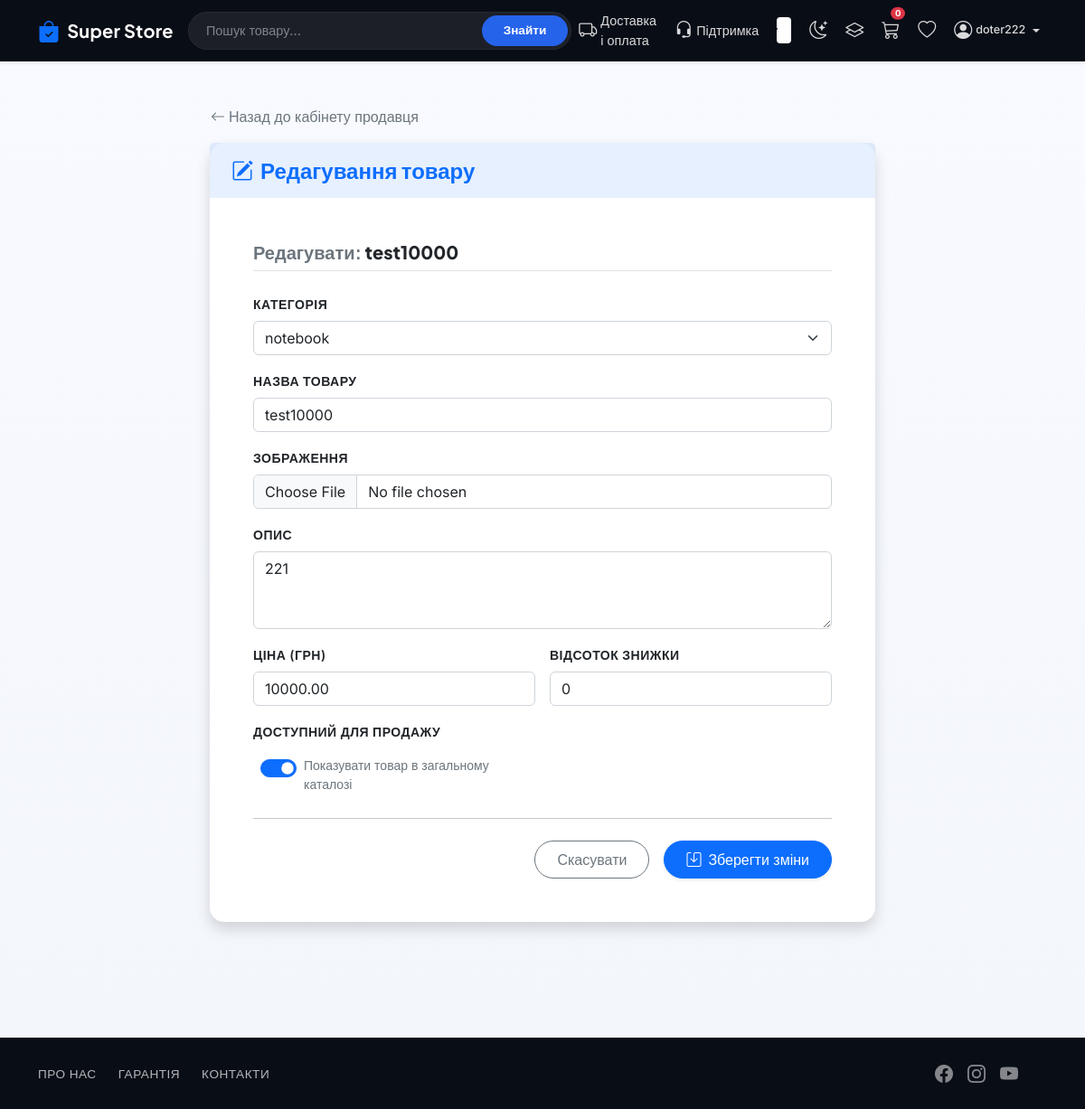
The app's page /edit/10/ (signed in) with its own data.
### products/models.py (models this page shows, shortened)
class Product(models.Model):
    owner = models.ForeignKey(
        settings.AUTH_USER_MODEL,
        related_name="user_products",
        on_delete=models.CASCADE,
        null=True,
        blank=True,
    )
    category = models.ForeignKey(Category, related_name='products', on_delete=models.CASCADE)
    name = models.CharField(max_length=200)
    slug = models.SlugField(max_length=200)
    image = models.ImageField(upload_to='products/%Y/%m/%d', blank=True)
    description = models.TextField(blank=True)
    price = models.DecimalField(max_digits=10, decimal_places=2)
    discount_percent = models.PositiveSmallIntegerField(
        default=0,
        validators=[MaxValueValidator(90)],
    )
    available = models.BooleanField(default=True)
    created = models.DateTimeField(auto_now_add=True)
    updated = models.DateTimeField(auto_now=True)

### products/views.py (the view)
# urls.py: path('edit/<int:id>/', views.product_edit, name='product_edit'),
@login_required
def product_edit(request, id):
    if not request.user.is_staff:
        messages.error(request, "Лише продавці мають право редагувати товари.")
        return redirect('products:product_list')
    product = get_object_or_404(Product, id=id)
    if product.owner != request.user and not request.user.is_superuser:
        messages.error(request, "Ви не є власником цього товару.")
        return redirect('accounts:seller_dashboard')
    if request.method == 'POST':
        form = ProductForm(request.POST, request.FILES, instance=product)
        if form.is_valid():
            product = form.save(commit=False)
            product.slug = slugify(product.name)
            product.save()
            messages.success(request, f"Товар '{product.name}' успішно оновлено.")
            return redirect('accounts:seller_dashboard')
    else:
        form = ProductForm(instance=product)
    return render(request, 'products/product/edit.html', {'form': form, 'product': product})

### cart/cart.py (called while the page is built)
    def __len__(self):
        return sum(item['quantity'] for item in self.cart.values())

### cart/context_processors.py (called while the page is built)
def cart(request):
    return {"cart": Cart(request)}

### products/models.py (called while the page is built)
    def __str__(self):
        return self.name

### products/templates/products/product/edit.html (shortened to what this page needs)
{% extends "base.html" %}
{% load i18n %}
{% block content %}
{% get_current_language as LANGUAGE_CODE %}
<div class="container my-5">
    <div class="row justify-content-center">
        <div class="col-12 col-lg-8">
            <a href="{% url 'accounts:seller_dashboard' %}" class="btn btn-link text-decoration-none text-muted mb-3 p-0">
                <i class="bi bi-arrow-left me-1"></i>{% if LANGUAGE_CODE == 'en' %}Back to seller dashboard{% else %}Назад до кабінету продавця{% endif %}
            </a>
            <div class="card shadow border-0 rounded-4">
                <div class="card-header bg-primary bg-opacity-10 py-3 border-0">
                    <h4 class="fw-bold mb-0 text-primary ps-2">
                        <i class="bi bi-pencil-square me-2"></i>{% if LANGUAGE_CODE == 'en' %}Edit Product{% else %}Редагування товару{% endif %}
                    </h4>
                </div>
                <div class="card-body p-4 p-md-5">
                    <h5 class="text-muted mb-4 border-bottom pb-2">{% if LANGUAGE_CODE == 'en' %}Edit:{% else %}Редагувати:{% endif %} <strong class="text-dark">{{ product.name }}</strong></h5>
                    <form method="post" enctype="multipart/form-data" class="needs-validation">
                        <div class="row g-3 mb-4">
                            {% for field in form %}
                                <div class="col-12 {% if field.name == 'price' or field.name == 'discount_percent' or field.name == 'available' %}col-md-6{% endif %}">
                                    <label for="{{ field.id_for_label }}" class="form-label fw-semibold small text-uppercase" style="letter-spacing: 0.5px;">
                                        {{ field.label }}
                                    </label>
                                    {% if field.field.widget.input_type == 'checkbox' %}
                                        <div class="form-check form-switch p-0 ps-5 mt-2">
                                            <input type="checkbox" name="{{ field.name }}" id="{{ field.id_for_label }}"
                                                   class="form-check-input" style="width: 2.5em; height: 1.25em;"
                                                   {% if field.value %}checked{% endif %}>
                                            <label class="form-check-label text-muted small ms-2" for="{{ field.id_for_label }}">
                                                {% if LANGUAGE_CODE == 'en' %}Show product in general catalog{% else %}Показувати товар в загальному каталозі{% endif %}
                                            </label>
                                        </div>
                                    {% else %}
                                        {{ field }}
                                    {% endif %}
                                </div>
                            {% endfor %}
                        </div>
                        <hr class="my-4">
                        <div class="d-flex justify-content-end gap-3">
                            <a href="{% url 'accounts:seller_dashboard' %}" class="btn btn-outline-secondary rounded-pill px-4 py-2">
                                {% if LANGUAGE_CODE == 'en' %}Cancel{% else %}Скасувати{% endif %}
                            </a>
                            <button type="submit" class="btn btn-primary rounded-pill px-4 py-2 shadow-sm">
                                <i class="bi bi-save me-2"></i>{% if LANGUAGE_CODE == 'en' %}Save Changes{% else %}Зберегти зміни{% endif %}
                            </button>
                        </div>
                    </form>
                </div>
            </div>
        </div>
    </div>
</div>
{% endblock %}

### templates/base.html (shortened to what this page needs)
{% load i18n %}
<!DOCTYPE html>
<html lang="{% get_current_language as LANGUAGE_CODE %}{{ LANGUAGE_CODE }}">
<head>
    <link href="https://cdn.jsdelivr.net/npm/bootstrap@5.3.0/dist/css/bootstrap.min.css" rel="stylesheet">
    <link rel="stylesheet" href="https://cdn.jsdelivr.net/npm/bootstrap-icons@1.11.0/font/bootstrap-icons.css">
</head>
<body>
    <nav class="navbar navbar-expand-lg navbar-dark navbar-custom py-2 shadow-sm mb-4">
        <div class="container">
            <a class="navbar-brand d-flex align-items-center gap-2" href="{% url 'products:product_list' %}">
                <i class="bi bi-bag-check-fill text-primary fs-4"></i>
                <span class="fw-bold tracking-tight">Super Store</span>
            </a>
            <div class="collapse navbar-collapse" id="navbarNav">
                <form class="d-flex mx-auto my-3 my-lg-0 search-form-custom" id="search-form" method="get" action="{% url 'products:product_list' %}" style="max-width: 480px; width: 100%;">
                    <input class="form-control search-input-custom" type="search" name="q" id="search-input" autocomplete="off"
                           placeholder="{% if LANGUAGE_CODE == 'en' %}Search products...{% else %}Пошук товару...{% endif %}" value="{{ query|default:'' }}">
                    <button class="btn btn-primary search-btn-custom" type="submit">{% if LANGUAGE_CODE == 'en' %}Search{% else %}Знайти{% endif %}</button>
                </form>
                <ul class="navbar-nav ms-auto align-items-center gap-1">
                    <li class="nav-item">
                        <a class="nav-link d-flex align-items-center gap-1 py-1 px-2" href="{% url 'products:shipping_payment' %}">
                            <i class="bi bi-truck fs-5"></i>
                            <span class="d-none d-xl-inline">{% if LANGUAGE_CODE == 'en' %}Shipping & Payment{% else %}Доставка і оплата{% endif %}</span>
                        </a>
                    </li>
                    <li class="nav-item">
                        <a class="nav-link d-flex align-items-center gap-1 py-1 px-2" href="{% url 'support:ticket_list' %}">
                            <i class="bi bi-headset fs-5"></i>
                            <span class="d-none d-xl-inline">{% if LANGUAGE_CODE == 'en' %}Support{% else %}Підтримка{% endif %}</span>
                        </a>
                    </li>
                    <li class="nav-item px-2 d-flex align-items-center">
                        <form action="{% url 'set_language' %}" method="post" class="d-inline">
                            <select name="language" onchange="this.form.submit()" class="form-select form-select-sm border-0 bg-transparent text-white fw-semibold px-2 py-1" style="cursor: pointer; font-size: 0.85rem; max-width: 65px; outline: none; box-shadow: none;">
                                {% get_available_languages as LANGUAGES %}
                                {% for lang in LANGUAGES %}
                                    <option value="{{ lang.0 }}" {% if lang.0 == LANGUAGE_CODE %}selected{% endif %} class="text-dark">
                                        {% if lang.0 == 'uk' %}UA{% else %}EN{% endif %}
                                    </option>
                                {% endfor %}
                            </select>
                        </form>
                    </li>
                    <li class="nav-item">
                        <button id="theme-toggle" class="btn btn-link text-white nav-link py-1 px-2" aria-label="Toggle Theme" style="border: none; background: none;">
                            <i class="bi bi-moon-stars fs-5" id="theme-icon-dark"></i>
                        </button>
                    </li>
                    <li class="nav-item">
                        <a href="{% url 'products:compare_list' %}" class="nav-link py-1 px-2 position-relative" title="{% if LANGUAGE_CODE == 'en' %}Product Comparison{% else %}Порівняння товарів{% endif %}">
                            <i class="bi bi-layers fs-5"></i>
                        </a>
                    </li>
                    <li class="nav-item">
                        <a class="nav-link py-1 px-2 position-relative" href="{% url 'cart:cart_detail' %}" id="cart-icon">
                            <i class="bi bi-cart3 fs-5"></i>
                            <span class="badge bg-danger position-absolute top-0 start-50 translate-middle-y rounded-circle" id="cart-count" style="font-size: 0.6rem; padding: 0.15rem 0.3rem;">{{ cart|length }}</span>
                        </a>
                    </li>
                    {% if user.is_authenticated %}
                        <li class="nav-item">
                            <a class="nav-link py-1 px-2" href="{% url 'products:wishlist_list' %}" title="{% if LANGUAGE_CODE == 'en' %}Wishlist{% else %}Бажане{% endif %}">
                                <i class="bi bi-heart fs-5"></i>
                            </a>
                        </li>
                        <li class="nav-item dropdown">
                            <a class="nav-link dropdown-toggle d-flex align-items-center gap-1 py-1 px-2" href="#" id="userDropdown" role="button" data-bs-toggle="dropdown">
                                <i class="bi bi-person-circle fs-5"></i>
                                <span class="small fw-medium">{{ user.username }}</span>
                            </a>
                        </li>
                    {% endif %}
                </ul>
            </div>
        </div>
    </nav>
    <main class="site-container">
        {% block content %}{% endblock %}
    </main>
    <footer class="footer-custom text-white mt-5 py-4">
        <div class="container">
            <div class="row align-items-center justify-content-between">
                <div class="col-md-6 text-center text-md-start mb-3 mb-md-0 d-flex gap-4 justify-content-center justify-content-md-start">
                    <a href="{% url 'products:about_us' %}" class="footer-link">{% if LANGUAGE_CODE == 'en' %}ABOUT US{% else %}ПРО НАС{% endif %}</a>
                    <a href="{% url 'products:warranty' %}" class="footer-link">{% if LANGUAGE_CODE == 'en' %}WARRANTY{% else %}ГАРАНТІЯ{% endif %}</a>
                    <a href="{% url 'products:contacts' %}" class="footer-link">{% if LANGUAGE_CODE == 'en' %}CONTACTS{% else %}КОНТАКТИ{% endif %}</a>
                </div>
                <div class="col-md-6 text-center text-md-end d-flex gap-3 justify-content-center justify-content-md-end align-items-center">
                    <a href="https://facebook.com" class="text-white-50 hover-text-white fs-5" target="_blank"><i class="bi bi-facebook"></i></a>
                    <a href="https://instagram.com" class="text-white-50 hover-text-white fs-5" target="_blank"><i class="bi bi-instagram"></i></a>
                    <a href="https://youtube.com" class="text-white-50 hover-text-white fs-5" target="_blank"><i class="bi bi-youtube"></i></a>
                </div>
            </div>
        </div>
    </footer>
</body>
</html>

### templates/base.html (style rules this page uses)
:root { --brand-dark: #121726; --brand-accent: #1b3fae; --brand-soft: #edf2ff; --bg-body: #f8faff; --bg-gradient-end: #f3f6fb; --text-color: #212529; --card-bg: #ffffff; --card-bg-rgb: 255, 255, 255; --border-color: #dee2e6; --text-muted: #6c757d; --input-bg: #ffffff; --input-color: #212529; --input-border: #ced4da; --nav-text: #e8ecff; }
body { background: linear-gradient(180deg, var(--bg-body) 0%, var(--bg-gradient-end) 100%); color: var(--text-color); min-height: 100vh; }
body, .card, .card-header, .table, th, td, .form-control, .form-select, .list-group-item, nav, .btn, input, a, span, button { transition: background-color 0.3s ease, color 0.3s ease, border-color 0.3s ease, box-shadow 0.3s ease; }
.card, .category-card, .products-card, .product-card, .list-group-item, .alert, .modal-content, .table { background-color: var(--card-bg) !important; color: var(--text-color) !important; border-color: var(--border-color) !important; }
.form-control, .form-select { background-color: var(--input-bg) !important; color: var(--input-color) !important; border-color: var(--input-border) !important; }
.form-control::placeholder { color: var(--text-muted) !important; }
.text-muted, .small.text-muted { color: var(--text-muted) !important; }
.navbar-custom { background: rgba(18, 23, 38, 0.96); backdrop-filter: blur(8px); position: relative; z-index: 1040; }
.navbar-brand { font-weight: 700; letter-spacing: 0.2px; }
.navbar .nav-link { color: #e8ecff; }
.site-container { padding-bottom: 2rem; }
body { font-family: 'Inter', sans-serif; }
h1, h2, h3, h4, h5, h6, .navbar-brand, .section-title { font-family: 'Plus Jakarta Sans', sans-serif; font-weight: 700; }
.search-form-custom { position: relative; display: flex; align-items: center; }
.search-input-custom { border-radius: 50px !important; background-color: rgba(255, 255, 255, 0.08) !important; border: 1px solid rgba(255, 255, 255, 0.12) !important; color: #ffffff !important; padding: 0.6rem 6.5rem 0.6rem 1.2rem !important; font-size: 0.9rem; height: 42px; width: 100%; transition: all 0.3s ease; }
.search-input-custom::placeholder { color: rgba(255, 255, 255, 0.45) !important; }
.search-btn-custom { position: absolute; right: 4px; top: 4px; bottom: 4px; border-radius: 50px !important; background-color: #2563eb !important; border: none !important; color: #ffffff !important; font-weight: 600; padding-inline: 1.5rem !important; font-size: 0.85rem; height: calc(100% - 8px); transition: background-color 0.2s ease, transform 0.1s ease; }
.navbar-custom { background: #090d16 !important; border-bottom: 1px solid rgba(255, 255, 255, 0.06) !important; }
.navbar-custom .nav-link { color: rgba(255, 255, 255, 0.85) !important; font-size: 0.9rem; transition: color 0.2s ease; }
.footer-custom { background-color: #090d16 !important; border-top: 1px solid rgba(255, 255, 255, 0.06) !important; }
.footer-link { color: rgba(255, 255, 255, 0.7) !important; text-decoration: none; font-size: 0.85rem; font-weight: 500; letter-spacing: 0.5px; transition: color 0.2s ease; }

### records on screen
Product: name "test10000", form "notebook" "test10000" "221" "10000.00" "0"

### other values on screen
{{ cart|length }} "0"
{{ user.username }} "doter222"
{{ field.label }} "КАТЕГОРІЯ" "НАЗВА ТОВАРУ" "ЗОБРАЖЕННЯ" "ОПИС" "ЦІНА (ГРН)" "ВІДСОТОК ЗНИЖКИ" "ДОСТУПНИЙ ДЛЯ ПРОДАЖУ"
